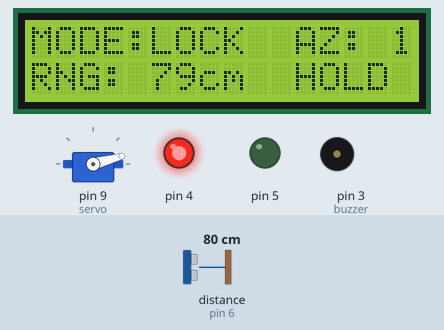
The sketch below on a simulated Arduino Uno, built with avr-gcc and run on an emulated ATmega328P. On the bench: 16×2 character LCD, servo, output pins drawn as LEDs (lit = HIGH), buzzer (waves = sounding). Wiring (from diagram.json): ultrasonic range finder: trigger pin 7; echo pin 6. Dashed ring = blinking. The inputs (shaded band) are chosen by the test bench; at power-on: distance to the obstacle (sensor on pin 6) 80 cm. The echo pulse lasts 58.3 µs per cm; pins used as bus, display or sensor lines are not drawn; what the sketch prints to the serial monitor is not drawn.

Above: at 1.2 s.
1.3 s: distance to the obstacle (sensor on pin 6) set to 54 cm
At 1.43 s:
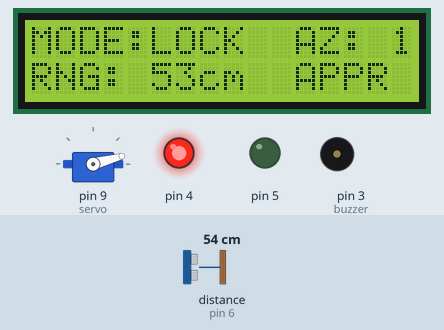
3.0 s: distance to the obstacle (sensor on pin 6) set to 47 cm
At 3.82 s:
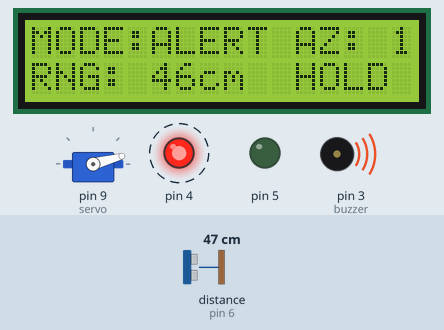
5.2 s: distance to the obstacle (sensor on pin 6) set to 54 cm
At 5.36 s:
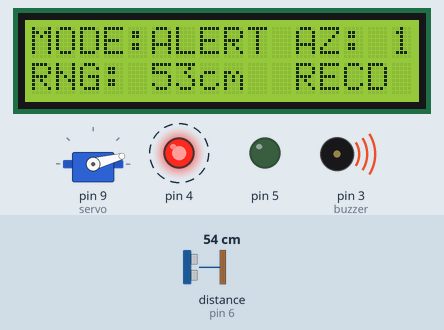
6.8 s: distance to the obstacle (sensor on pin 6) set to 60 cm
At 6.98 s:
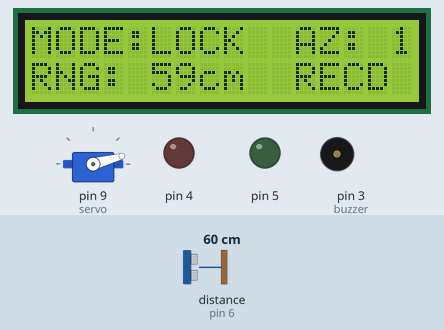
8.5 s: distance to the obstacle (sensor on pin 6) set to 2 cm
At 9.13 s:
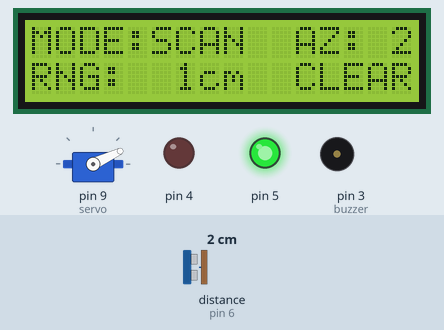
10.6 s: distance to the obstacle (sensor on pin 6) set to 4 cm
At 11.15 s:
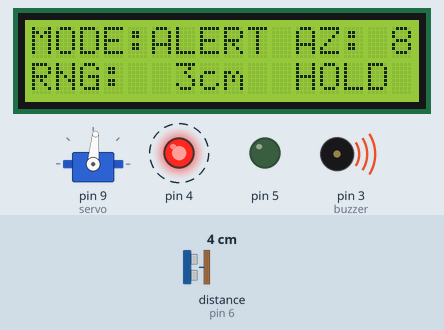
Timing chart, 0 to 13.5 s (numbered marks = the images above; inputs shaded):
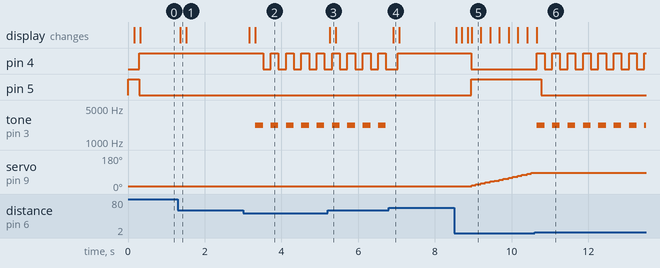

Measured:
- the behaviour switches between 52 and 51 cm on distance to the obstacle (sensor on pin 6) (found by bisection; images 1 and 2)
- the behaviour switches between 56 and 57 cm on distance to the obstacle (sensor on pin 6) (found by bisection; images 3 and 4)
- the behaviour switches between 2 and 3 cm on distance to the obstacle (sensor on pin 6) (found by bisection; images 5 and 6)
- after the input at 1.3 s, the display: changes after 0.06 s (image 1)
- after the input at 3.0 s, pin 4: alternates HIGH for 0.20 s and LOW for 0.20 s, starting after 0.52 s; tone on pin 3 (buzzer): alternates 2200 Hz for 0.20 s and silent for 0.20 s, starting after 0.32 s; the display: first changes after 0.16 s (image 2 shows a later state)
- after the input at 5.2 s, the display: changes after 0.06 s (image 3)
- after the input at 6.8 s, tone on pin 3 (buzzer): stops changing and stays silent; the display: changes after 0.11 s (image 4)
- after the input at 8.5 s, pin 4: HIGH → LOW after 0.44 s; pin 5: LOW → HIGH after 0.44 s; servo on pin 9 (servo): moves from 15° to 85° over 1.5 s, starting after 0.46 s; the display: first changes after 0.06 s (image 5 shows a later state)
- after the input at 10.6 s, pin 4: alternates HIGH for 0.20 s and LOW for 0.20 s, starting after 0.06 s; pin 5: HIGH → LOW after 0.18 s

The sketch:

sketch.ino
```cpp
#include <stdint.h>
#include <stdbool.h>
#include <stdio.h>
#include <Wire.h>
#include <Servo.h>
#include <LiquidCrystal_I2C.h>

/* ---------------- Pin Definitions ---------------- */
#define PIN_BUZZER        3U    /* Timer2 PWM tone output              */
#define PIN_LED_RED       4U    /* Threat Alert Indicator              */
#define PIN_LED_GREEN     5U    /* Normal Perimeter Scan Indicator     */
#define PIN_ECHO          6U    /* HC-SR04 Echo Pulse Input            */
#define PIN_TRIG          7U    /* HC-SR04 10 us Trigger Pulse Output  */
#define PIN_SERVO         9U    /* Timer1 Hardware PWM Servo Control   */

/* ---------------- Radar & Control Parameters ---------------- */
#define ANGLE_MIN_DEG     15
#define ANGLE_MAX_DEG     165
#define ANGLE_STEP_DEG    5

#define LOCK_RANGE_CM     120U  /* Perimeter acquisition threshold     */
#define ALERT_ENTER_CM    50U   /* High-threat entry threshold         */
#define ALERT_EXIT_CM     55U   /* 5 cm hysteresis prevents chattering */
#define MISS_LIMIT        3U    /* Consecutive misses before unlock    */

#define SCAN_PERIOD_MS    120UL /* Non-blocking servo step interval    */
#define TRACK_PERIOD_MS   150UL /* Closed-loop lock sampling interval  */
#define ALARM_BLINK_MS    200UL /* Threat buzzer/LED pulse interval    */

/* ---------------- 3-State Tracking FSM ---------------- */
typedef enum {
  STATE_SCAN = 0,
  STATE_TARGET_LOCK,
  STATE_THREAT_ALERT
} radar_state_t;

/* ---------------- Hardware Drivers ---------------- */
static Servo             g_turret;
static LiquidCrystal_I2C g_lcd(0x27, 16, 2);

/* ---------------- Static Runtime State ---------------- */
static radar_state_t g_state        = STATE_SCAN;
static int16_t       g_azimuth      = ANGLE_MIN_DEG;
static int8_t        g_sweep_dir    = 1;
static uint16_t      g_curr_dist_cm = 0;
static uint16_t      g_prev_dist_cm = 0;
static uint8_t       g_miss_count   = 0;

static uint32_t      g_last_step_ms  = 0;
static uint32_t      g_last_alarm_ms = 0;
static bool          g_alarm_phase   = false;

/* ---------------- Ultrasonic ToF Measurement ---------------- */
static uint16_t read_raw_distance_cm(void) {
  digitalWrite(PIN_TRIG, LOW);
  delayMicroseconds(2);
  digitalWrite(PIN_TRIG, HIGH);
  delayMicroseconds(10);
  digitalWrite(PIN_TRIG, LOW);

  /* 20 ms timeout (~340 cm max) prevents long CPU blocking */
  unsigned long duration_us = pulseIn(PIN_ECHO, HIGH, 20000UL);
  if (duration_us == 0UL) {
    return 999U;  /* Out of range / no echo */
  }

  /* Speed of sound = 0.0343 cm/us; divide by 2 for round-trip ToF */
  return (uint16_t)((duration_us * 343UL) / 20000UL);
}

/* 3-Sample Median Filter rejects single-sample acoustic spikes */
static uint16_t read_filtered_distance_cm(void) {
  uint16_t s[3];
  for (uint8_t i = 0; i < 3U; i++) {
    s[i] = read_raw_distance_cm();
    delayMicroseconds(200);
  }

  /* Sort 3 values in place and return middle element */
  if (s[0] > s[1]) { uint16_t t = s[0]; s[0] = s[1]; s[1] = t; }
  if (s[1] > s[2]) { uint16_t t = s[1]; s[1] = s[2]; s[2] = t; }
  if (s[0] > s[1]) { uint16_t t = s[0]; s[0] = s[1]; s[1] = t; }
  return s[1];
}

/* ---------------- Range-Rate & Telemetry Helpers ---------------- */
static const char *get_state_label(radar_state_t st) {
  switch (st) {
    case STATE_SCAN:         return "SCAN ";
    case STATE_TARGET_LOCK:  return "LOCK ";
    case STATE_THREAT_ALERT: return "ALERT";
    default:                 return "ERR  ";
  }
}

static const char *get_motion_label(int16_t delta_cm) {
  if (delta_cm <= -3) { return "APPR"; }  /* Approaching target */
  if (delta_cm >=  3) { return "RECD"; }  /* Receding target    */
  return "HOLD";                          /* Hovering / static  */
}

static void update_display_and_uart(int16_t delta_cm) {
  char line0[17];
  char line1[17];

  snprintf(line0, sizeof(line0), "MODE:%s AZ:%3d", get_state_label(g_state), g_azimuth);

  if (g_curr_dist_cm >= 400U) {
    snprintf(line1, sizeof(line1), "RNG:--- cm CLEAR");
  } else if (g_state == STATE_SCAN) {
    snprintf(line1, sizeof(line1), "RNG:%3ucm  CLEAR", g_curr_dist_cm);
  } else {
    snprintf(line1, sizeof(line1), "RNG:%3ucm  %s ", g_curr_dist_cm, get_motion_label(delta_cm));
  }

  g_lcd.setCursor(0, 0);
  g_lcd.print(line0);
  g_lcd.setCursor(0, 1);
  g_lcd.print(line1);

  /* Structured CSV telemetry over UART (115200 baud) */
  char uart_buf[64];
  snprintf(uart_buf, sizeof(uart_buf), "AZ:%03d,RNG:%03u,DELTA:%+04d,STATE:%s",
           g_azimuth, g_curr_dist_cm, delta_cm, get_state_label(g_state));
  Serial.println(uart_buf);
}

/* ---------------- Setup ---------------- */
void setup(void) {
  pinMode(PIN_TRIG, OUTPUT);
  pinMode(PIN_ECHO, INPUT);
  pinMode(PIN_LED_RED, OUTPUT);
  pinMode(PIN_LED_GREEN, OUTPUT);
  pinMode(PIN_BUZZER, OUTPUT);

  digitalWrite(PIN_TRIG, LOW);
  digitalWrite(PIN_LED_RED, LOW);
  digitalWrite(PIN_LED_GREEN, HIGH);

  Serial.begin(115200);
  g_lcd.init();
  g_lcd.backlight();

  g_turret.attach(PIN_SERVO);
  g_turret.write(g_azimuth);

  Serial.println("=== Counter-Drone Radar Scanner & Target-Lock Controller Booted ===");
  Serial.println("FORMAT: AZ:<deg>,RNG:<cm>,DELTA:<cm>,STATE:<SCAN|LOCK|ALERT>");
}

/* ---------------- Non-Blocking Control Loop ---------------- */
void loop(void) {
  uint32_t now = millis();

  /* Non-blocking threat alarm oscillator in STATE_THREAT_ALERT */
  if (g_state == STATE_THREAT_ALERT) {
    if ((now - g_last_alarm_ms) >= ALARM_BLINK_MS) {
      g_last_alarm_ms = now;
      g_alarm_phase   = !g_alarm_phase;
      digitalWrite(PIN_LED_RED, g_alarm_phase ? HIGH : LOW);
      if (g_alarm_phase) {
        tone(PIN_BUZZER, 2200);
      } else {
        noTone(PIN_BUZZER);
      }
    }
  } else {
    noTone(PIN_BUZZER);
  }

  /* Select sampling interval based on active FSM mode */
  uint32_t period = (g_state == STATE_SCAN) ? SCAN_PERIOD_MS : TRACK_PERIOD_MS;
  if ((now - g_last_step_ms) < period) {
    return;
  }
  g_last_step_ms = now;

  /* Acquire median-filtered Time-of-Flight range */
  g_prev_dist_cm = g_curr_dist_cm;
  g_curr_dist_cm = read_filtered_distance_cm();

  int16_t delta_cm = 0;
  if ((g_curr_dist_cm < 400U) && (g_prev_dist_cm < 400U)) {
    delta_cm = (int16_t)g_curr_dist_cm - (int16_t)g_prev_dist_cm;
  }

  /* Deterministic 3-State FSM Execution */
  switch (g_state) {

    case STATE_SCAN:
      digitalWrite(PIN_LED_GREEN, HIGH);
      digitalWrite(PIN_LED_RED, LOW);

      if ((g_curr_dist_cm >= 2U) && (g_curr_dist_cm <= LOCK_RANGE_CM)) {
        g_miss_count = 0;
        g_state = (g_curr_dist_cm <= ALERT_ENTER_CM) ? STATE_THREAT_ALERT : STATE_TARGET_LOCK;
      } else {
        /* Advance azimuth sweep */
        g_azimuth += (int16_t)(g_sweep_dir * ANGLE_STEP_DEG);
        if (g_azimuth >= ANGLE_MAX_DEG) {
          g_azimuth   = ANGLE_MAX_DEG;
          g_sweep_dir = -1;
        } else if (g_azimuth <= ANGLE_MIN_DEG) {
          g_azimuth   = ANGLE_MIN_DEG;
          g_sweep_dir = 1;
        }
        g_turret.write(g_azimuth);
      }
      break;

    case STATE_TARGET_LOCK:
      digitalWrite(PIN_LED_GREEN, LOW);
      digitalWrite(PIN_LED_RED, HIGH);

      if ((g_curr_dist_cm >= 2U) && (g_curr_dist_cm <= ALERT_ENTER_CM)) {
        g_miss_count    = 0;
        g_last_alarm_ms = now;
        g_state         = STATE_THREAT_ALERT;
      } else if ((g_curr_dist_cm >= 2U) && (g_curr_dist_cm <= LOCK_RANGE_CM)) {
        g_miss_count = 0;  /* Target still within lock zone */
      } else {
        g_miss_count++;
        if (g_miss_count >= MISS_LIMIT) {
          g_miss_count = 0;
          g_state      = STATE_SCAN;  /* Resume perimeter sweep */
        }
      }
      break;

    case STATE_THREAT_ALERT:
      digitalWrite(PIN_LED_GREEN, LOW);

      if ((g_curr_dist_cm >= 2U) && (g_curr_dist_cm <= ALERT_EXIT_CM)) {
        g_miss_count = 0;  /* Remain locked in high-threat alert */
      } else if ((g_curr_dist_cm > ALERT_EXIT_CM) && (g_curr_dist_cm <= LOCK_RANGE_CM)) {
        /* Hysteresis exit back to standard target lock */
        g_miss_count = 0;
        noTone(PIN_BUZZER);
        g_state = STATE_TARGET_LOCK;
      } else {
        g_miss_count++;
        if (g_miss_count >= MISS_LIMIT) {
          g_miss_count = 0;
          noTone(PIN_BUZZER);
          g_state = STATE_SCAN;
        }
      }
      break;
  }

  update_display_and_uart(delta_cm);
}
```
